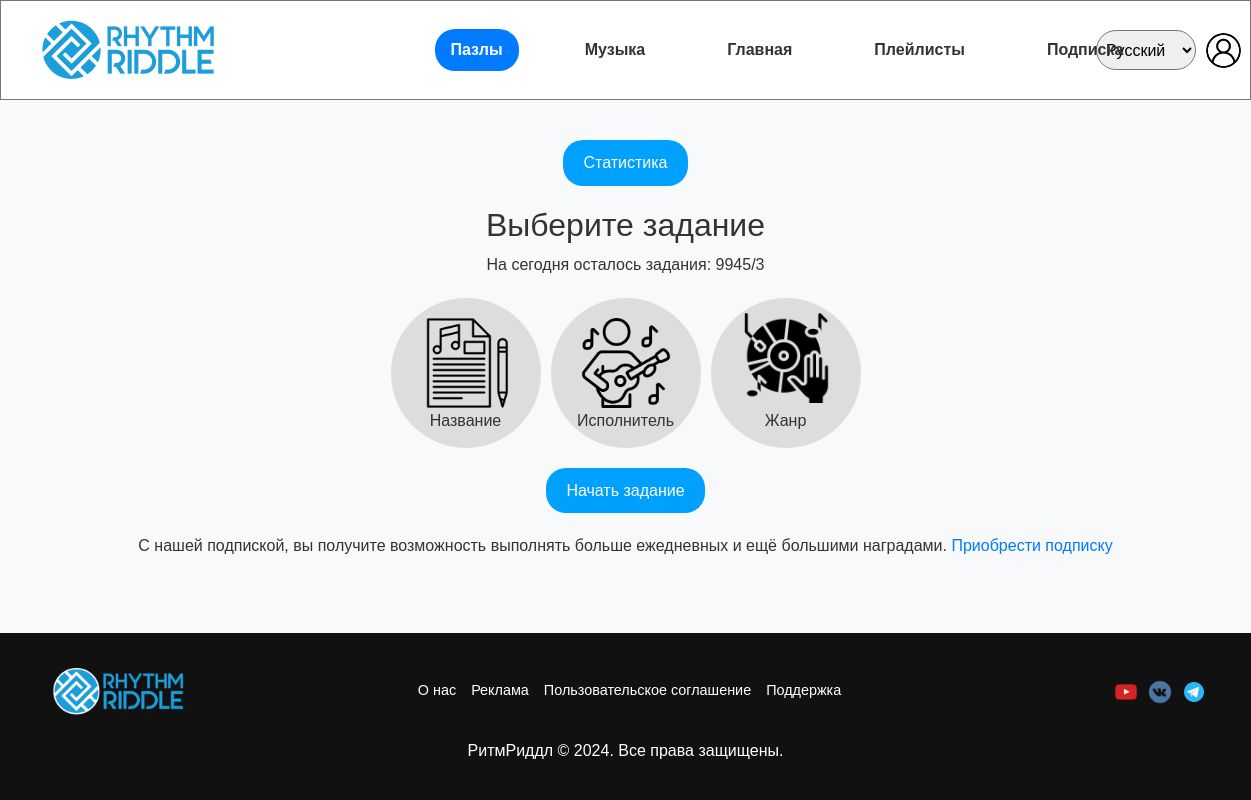
/main/puzzle (signed in), run on an earlier commit of the app's database.
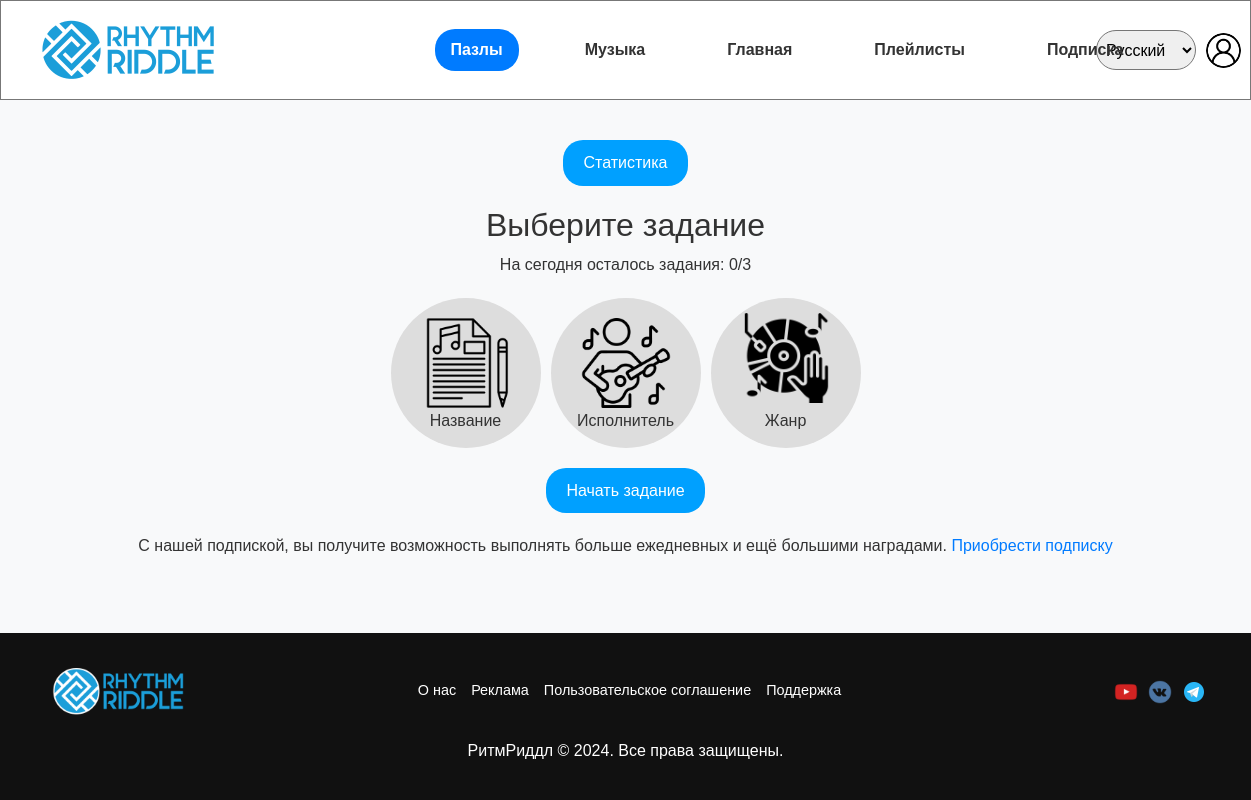
And on a later commit of the database.
### main/models.py (models this page shows, shortened)
class Stats(models.Model):
    USERS_GENRE = [
        ('rock', 'Рок'),
        ('romance', 'Шансон'),
        ('disco', 'Диско'),
        ('dance', 'Танец'),
        ('pop', 'Поп'),
        ('rap', 'Рэп'),
        ('house', 'Хаус'),
        ('edm', 'Электро'),
        ('bandstand', 'Эстрада'),
    ]
    user = models.OneToOneField(User, on_delete=models.CASCADE)
    points = models.IntegerField(default=100)
    attempts = models.IntegerField(default=3)
    last_reset_date = models.DateField(auto_now=True)
    first_user_genre = models.CharField(max_length=10, choices=USERS_GENRE, null=True, blank=True)
    second_user_genre = models.CharField(max_length=10, choices=USERS_GENRE, null=True, blank=True)
    third_user_genre = models.CharField(max_length=10, choices=USERS_GENRE, null=True, blank=True)
    class Meta:
        verbose_name = 'Статистика'
        verbose_name_plural = 'Статистика'

### main/views.py (the view)
# urls.py: path('/puzzle', views.puzzle, name='puzzle'), # Пазлы
@login_required
def puzzle(request):
    user_stats = Stats.objects.get(user=request.user)
    return render(request, 'main/puzzle.html', {"user_stats": user_stats})

### main/templates/main/puzzle.html (shortened to what this page needs)
{% extends 'main/layout.html' %}
{% load static %}
{% block extrastyles %}
    <link rel="stylesheet" href="{% static 'main/css/puzzle.css' %}">
    <link rel="stylesheet" href="{% static 'main/css/quiz_choose.css' %}">
{% endblock %}
{% block content %}
    <div>
        <section class="task-selection">
            <button class="stats-button">Статистика</button>
            <h2>Выберите задание</h2>
            <p>На сегодня осталось задания: {{ user_stats.attempts }}/3</p>
            <div class="tasks">
                <div class="task-placeholder" data-type="title" style=" overflow: hidden"><img style="position:relative; top:20px;width:60%" src="{% static 'main/img/musictitle.png' %}"><label style="position:relative; top:20px">Название</label></div>
                <div class="task-placeholder" data-type="composer"><img style="position:relative;top:20px;width:60%" src="{% static 'main/img/musicartist.png' %}"><label style="position:relative; top:20px">Исполнитель</label></div>
                <div class="task-placeholder" data-type="genre"><img style="position:relative; width:80%" src="{% static 'main/img/musicgenre.png' %}"><label style="position:relative; top:-10px">Жанр</label></div>
            </div>
            <div>
                <button class="start-task">Начать задание</button>
            <p class="subscription-prompt">
                С нашей подпиской, вы получите возможность выполнять больше ежедневных и ещё большими наградами.
                <a href="{% url 'subscription' %}">Приобрести подписку</a>
            </p>
            </div>
        </section>
    </div>
{% endblock %}

What changed in the data, as far as the page shows it:
changed Stats: attempts "9945" → "0"
